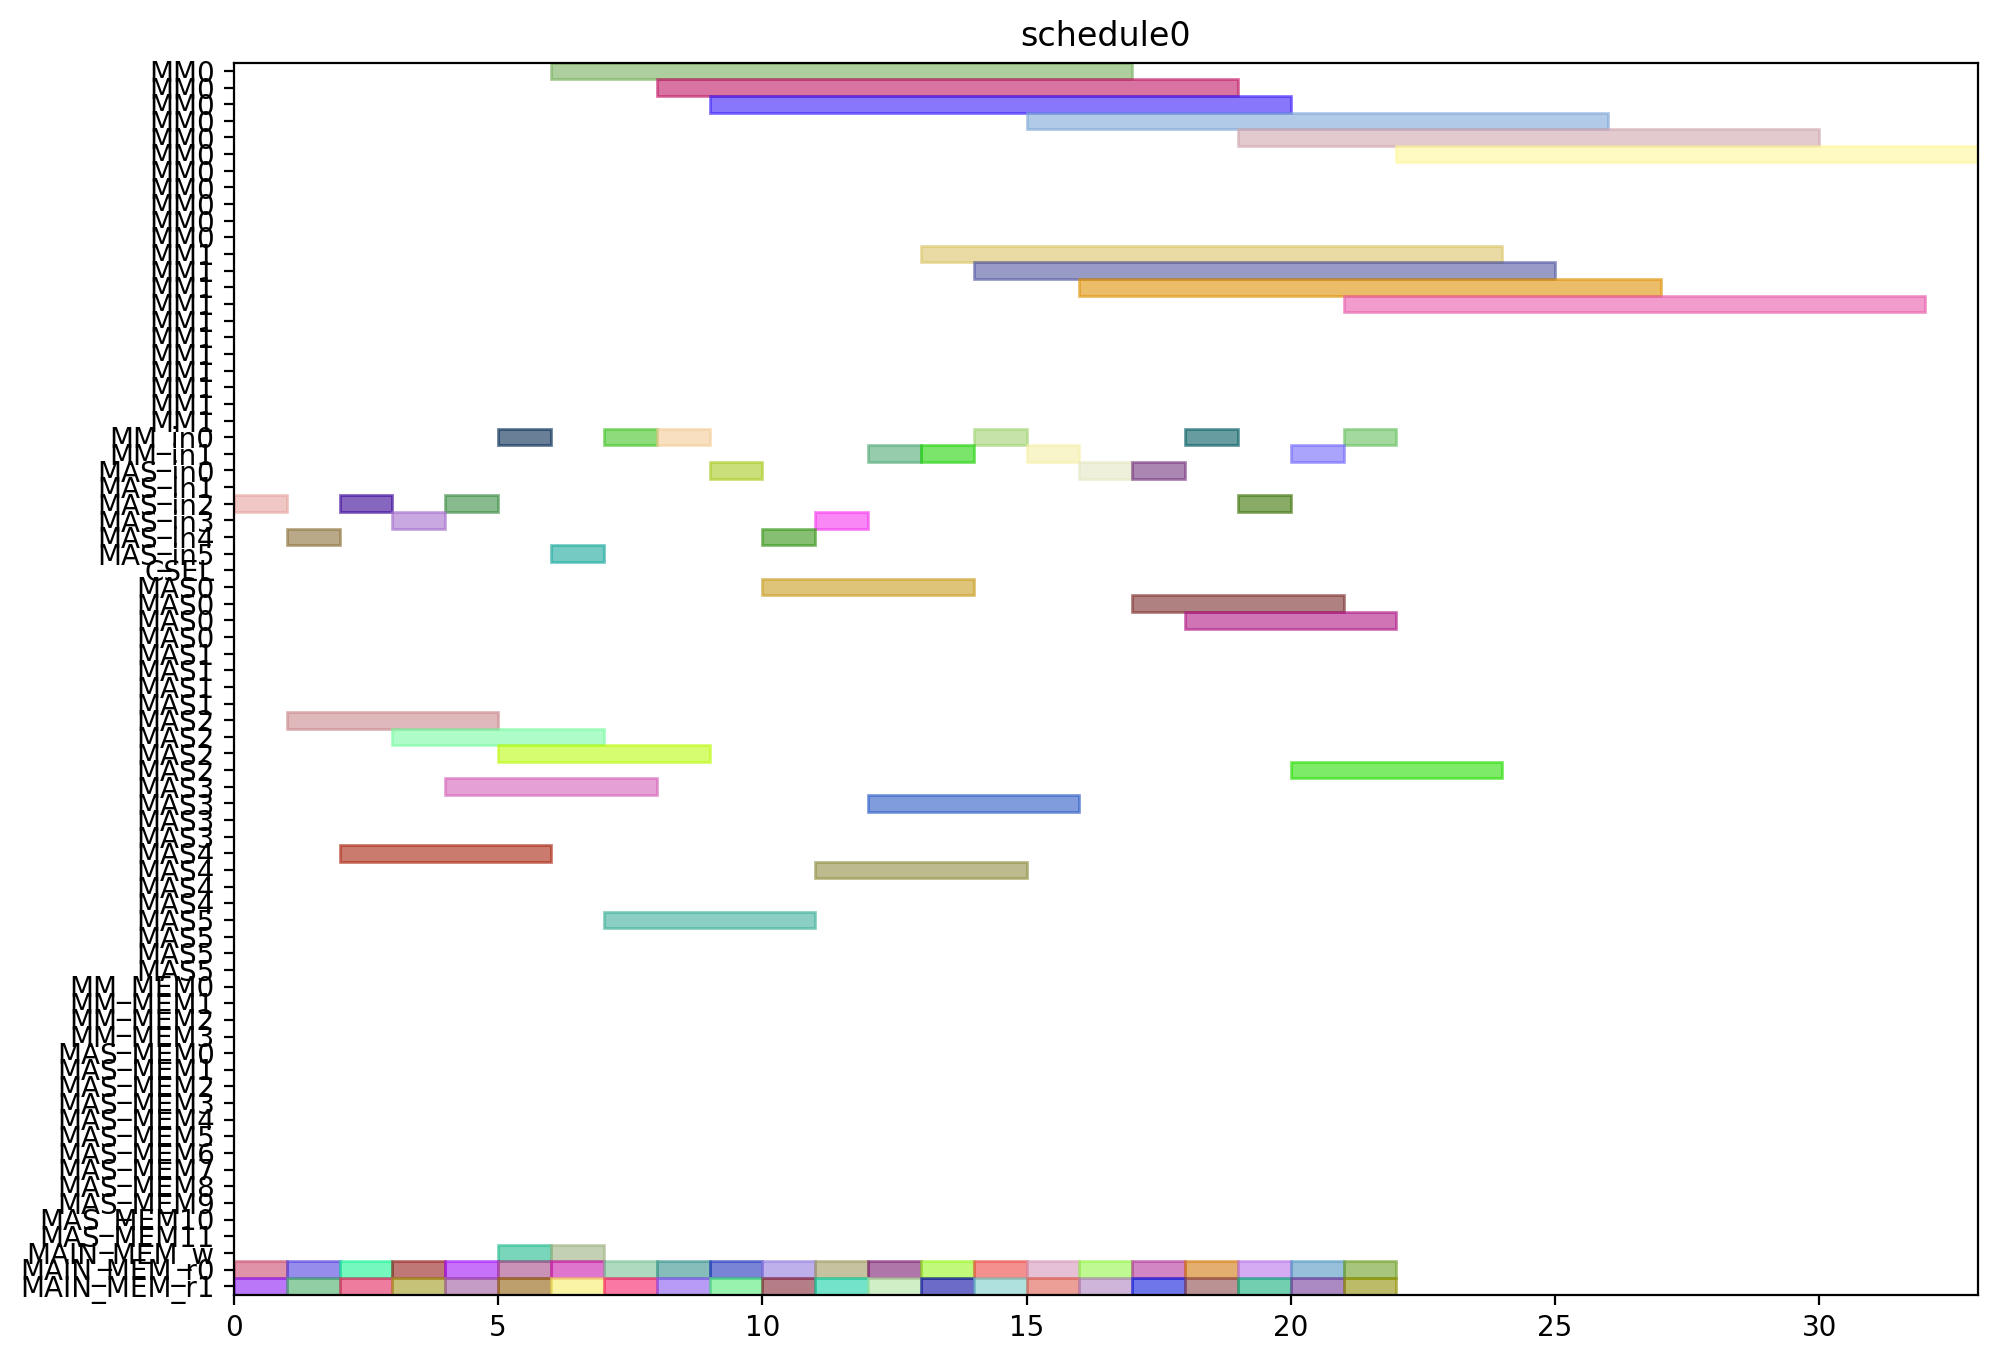

Recreate this plot in Python.
from pyschedule import Scenario, solvers, plotters, alt


def solve():
	horizon = 120
	S = Scenario("schedule0", horizon=horizon)

	# resource
	MM = S.Resources('MM', num=2, size=11)
	MM_in = S.Resources('MM_in', num=2)
	MAS_in = S.Resources('MAS_in', num=6)
	CSEL = S.Resource('CSEL')
	MAS = S.Resources('MAS', num=6, size=4, periods=range(1, horizon))
	MM_MEM = S.Resources('MM_MEM', num=4)
	MAS_MEM = S.Resources('MAS_MEM', num=12)
	MAIN_MEM_w = S.Resource('MAIN_MEM_w', size=1)
	MAIN_MEM_r = S.Resources('MAIN_MEM_r', num=2)

	# result of previous scheduling

	# new tasks
	c10_t0 = S.Task('c10_t0', length=11, delay_cost=1)
	c10_t0 += alt(MM)
	c10_t0_in = S.Task('c10_t0_in', length=1, delay_cost=1)
	c10_t0_in += alt(MM_in)
	S += c10_t0_in*MM_in[0]<=c10_t0*MM[0]
	S += c10_t0_in*MM_in[1]<=c10_t0*MM[1]
	c10_t0_mem0 = S.Task('c10_t0_mem0', length=1, delay_cost=1)
	c10_t0_mem0 += MAIN_MEM_r[0]
	S += c10_t0_mem0 <= c10_t0

	c10_t0_mem1 = S.Task('c10_t0_mem1', length=1, delay_cost=1)
	c10_t0_mem1 += MAIN_MEM_r[1]
	S += c10_t0_mem1 <= c10_t0

	c10_t1 = S.Task('c10_t1', length=11, delay_cost=1)
	c10_t1 += alt(MM)
	c10_t1_in = S.Task('c10_t1_in', length=1, delay_cost=1)
	c10_t1_in += alt(MM_in)
	S += c10_t1_in*MM_in[0]<=c10_t1*MM[0]
	S += c10_t1_in*MM_in[1]<=c10_t1*MM[1]
	c10_t1_mem0 = S.Task('c10_t1_mem0', length=1, delay_cost=1)
	c10_t1_mem0 += MAIN_MEM_r[0]
	S += c10_t1_mem0 <= c10_t1

	c10_t1_mem1 = S.Task('c10_t1_mem1', length=1, delay_cost=1)
	c10_t1_mem1 += MAIN_MEM_r[1]
	S += c10_t1_mem1 <= c10_t1

	c10_t2 = S.Task('c10_t2', length=4, delay_cost=1)
	c10_t2 += alt(MAS)
	c10_t2_in = S.Task('c10_t2_in', length=1, delay_cost=1)
	c10_t2_in += alt(MAS_in)
	S += c10_t2_in*MAS_in[0]<=c10_t2*MAS[0]

	S += c10_t2_in*MAS_in[1]<=c10_t2*MAS[1]

	S += c10_t2_in*MAS_in[2]<=c10_t2*MAS[2]

	S += c10_t2_in*MAS_in[3]<=c10_t2*MAS[3]

	S += c10_t2_in*MAS_in[4]<=c10_t2*MAS[4]

	S += c10_t2_in*MAS_in[5]<=c10_t2*MAS[5]

	c10_t2_mem0 = S.Task('c10_t2_mem0', length=1, delay_cost=1)
	c10_t2_mem0 += MAIN_MEM_r[0]
	S += c10_t2_mem0 <= c10_t2

	c10_t2_mem1 = S.Task('c10_t2_mem1', length=1, delay_cost=1)
	c10_t2_mem1 += MAIN_MEM_r[1]
	S += c10_t2_mem1 <= c10_t2

	c10_t3 = S.Task('c10_t3', length=4, delay_cost=1)
	c10_t3 += alt(MAS)
	c10_t3_in = S.Task('c10_t3_in', length=1, delay_cost=1)
	c10_t3_in += alt(MAS_in)
	S += c10_t3_in*MAS_in[0]<=c10_t3*MAS[0]

	S += c10_t3_in*MAS_in[1]<=c10_t3*MAS[1]

	S += c10_t3_in*MAS_in[2]<=c10_t3*MAS[2]

	S += c10_t3_in*MAS_in[3]<=c10_t3*MAS[3]

	S += c10_t3_in*MAS_in[4]<=c10_t3*MAS[4]

	S += c10_t3_in*MAS_in[5]<=c10_t3*MAS[5]

	c10_t3_mem0 = S.Task('c10_t3_mem0', length=1, delay_cost=1)
	c10_t3_mem0 += MAIN_MEM_r[0]
	S += c10_t3_mem0 <= c10_t3

	c10_t3_mem1 = S.Task('c10_t3_mem1', length=1, delay_cost=1)
	c10_t3_mem1 += MAIN_MEM_r[1]
	S += c10_t3_mem1 <= c10_t3

	c20_t0 = S.Task('c20_t0', length=11, delay_cost=1)
	c20_t0 += alt(MM)
	c20_t0_in = S.Task('c20_t0_in', length=1, delay_cost=1)
	c20_t0_in += alt(MM_in)
	S += c20_t0_in*MM_in[0]<=c20_t0*MM[0]
	S += c20_t0_in*MM_in[1]<=c20_t0*MM[1]
	c20_t0_mem0 = S.Task('c20_t0_mem0', length=1, delay_cost=1)
	c20_t0_mem0 += MAIN_MEM_r[0]
	S += c20_t0_mem0 <= c20_t0

	c20_t0_mem1 = S.Task('c20_t0_mem1', length=1, delay_cost=1)
	c20_t0_mem1 += MAIN_MEM_r[1]
	S += c20_t0_mem1 <= c20_t0

	c20_t1 = S.Task('c20_t1', length=11, delay_cost=1)
	c20_t1 += alt(MM)
	c20_t1_in = S.Task('c20_t1_in', length=1, delay_cost=1)
	c20_t1_in += alt(MM_in)
	S += c20_t1_in*MM_in[0]<=c20_t1*MM[0]
	S += c20_t1_in*MM_in[1]<=c20_t1*MM[1]
	c20_t1_mem0 = S.Task('c20_t1_mem0', length=1, delay_cost=1)
	c20_t1_mem0 += MAIN_MEM_r[0]
	S += c20_t1_mem0 <= c20_t1

	c20_t1_mem1 = S.Task('c20_t1_mem1', length=1, delay_cost=1)
	c20_t1_mem1 += MAIN_MEM_r[1]
	S += c20_t1_mem1 <= c20_t1

	c20_t2 = S.Task('c20_t2', length=4, delay_cost=1)
	c20_t2 += alt(MAS)
	c20_t2_in = S.Task('c20_t2_in', length=1, delay_cost=1)
	c20_t2_in += alt(MAS_in)
	S += c20_t2_in*MAS_in[0]<=c20_t2*MAS[0]

	S += c20_t2_in*MAS_in[1]<=c20_t2*MAS[1]

	S += c20_t2_in*MAS_in[2]<=c20_t2*MAS[2]

	S += c20_t2_in*MAS_in[3]<=c20_t2*MAS[3]

	S += c20_t2_in*MAS_in[4]<=c20_t2*MAS[4]

	S += c20_t2_in*MAS_in[5]<=c20_t2*MAS[5]

	c20_t2_mem0 = S.Task('c20_t2_mem0', length=1, delay_cost=1)
	c20_t2_mem0 += MAIN_MEM_r[0]
	S += c20_t2_mem0 <= c20_t2

	c20_t2_mem1 = S.Task('c20_t2_mem1', length=1, delay_cost=1)
	c20_t2_mem1 += MAIN_MEM_r[1]
	S += c20_t2_mem1 <= c20_t2

	c20_t3 = S.Task('c20_t3', length=4, delay_cost=1)
	c20_t3 += alt(MAS)
	c20_t3_in = S.Task('c20_t3_in', length=1, delay_cost=1)
	c20_t3_in += alt(MAS_in)
	S += c20_t3_in*MAS_in[0]<=c20_t3*MAS[0]

	S += c20_t3_in*MAS_in[1]<=c20_t3*MAS[1]

	S += c20_t3_in*MAS_in[2]<=c20_t3*MAS[2]

	S += c20_t3_in*MAS_in[3]<=c20_t3*MAS[3]

	S += c20_t3_in*MAS_in[4]<=c20_t3*MAS[4]

	S += c20_t3_in*MAS_in[5]<=c20_t3*MAS[5]

	c20_t3_mem0 = S.Task('c20_t3_mem0', length=1, delay_cost=1)
	c20_t3_mem0 += MAIN_MEM_r[0]
	S += c20_t3_mem0 <= c20_t3

	c20_t3_mem1 = S.Task('c20_t3_mem1', length=1, delay_cost=1)
	c20_t3_mem1 += MAIN_MEM_r[1]
	S += c20_t3_mem1 <= c20_t3

	c01_t0 = S.Task('c01_t0', length=11, delay_cost=1)
	c01_t0 += alt(MM)
	c01_t0_in = S.Task('c01_t0_in', length=1, delay_cost=1)
	c01_t0_in += alt(MM_in)
	S += c01_t0_in*MM_in[0]<=c01_t0*MM[0]
	S += c01_t0_in*MM_in[1]<=c01_t0*MM[1]
	c01_t0_mem0 = S.Task('c01_t0_mem0', length=1, delay_cost=1)
	c01_t0_mem0 += MAIN_MEM_r[0]
	S += c01_t0_mem0 <= c01_t0

	c01_t0_mem1 = S.Task('c01_t0_mem1', length=1, delay_cost=1)
	c01_t0_mem1 += MAIN_MEM_r[1]
	S += c01_t0_mem1 <= c01_t0

	c01_t1 = S.Task('c01_t1', length=11, delay_cost=1)
	c01_t1 += alt(MM)
	c01_t1_in = S.Task('c01_t1_in', length=1, delay_cost=1)
	c01_t1_in += alt(MM_in)
	S += c01_t1_in*MM_in[0]<=c01_t1*MM[0]
	S += c01_t1_in*MM_in[1]<=c01_t1*MM[1]
	c01_t1_mem0 = S.Task('c01_t1_mem0', length=1, delay_cost=1)
	c01_t1_mem0 += MAIN_MEM_r[0]
	S += c01_t1_mem0 <= c01_t1

	c01_t1_mem1 = S.Task('c01_t1_mem1', length=1, delay_cost=1)
	c01_t1_mem1 += MAIN_MEM_r[1]
	S += c01_t1_mem1 <= c01_t1

	c01_t2 = S.Task('c01_t2', length=4, delay_cost=1)
	c01_t2 += alt(MAS)
	c01_t2_in = S.Task('c01_t2_in', length=1, delay_cost=1)
	c01_t2_in += alt(MAS_in)
	S += c01_t2_in*MAS_in[0]<=c01_t2*MAS[0]

	S += c01_t2_in*MAS_in[1]<=c01_t2*MAS[1]

	S += c01_t2_in*MAS_in[2]<=c01_t2*MAS[2]

	S += c01_t2_in*MAS_in[3]<=c01_t2*MAS[3]

	S += c01_t2_in*MAS_in[4]<=c01_t2*MAS[4]

	S += c01_t2_in*MAS_in[5]<=c01_t2*MAS[5]

	c01_t2_mem0 = S.Task('c01_t2_mem0', length=1, delay_cost=1)
	c01_t2_mem0 += MAIN_MEM_r[0]
	S += c01_t2_mem0 <= c01_t2

	c01_t2_mem1 = S.Task('c01_t2_mem1', length=1, delay_cost=1)
	c01_t2_mem1 += MAIN_MEM_r[1]
	S += c01_t2_mem1 <= c01_t2

	c01_t3 = S.Task('c01_t3', length=4, delay_cost=1)
	c01_t3 += alt(MAS)
	c01_t3_in = S.Task('c01_t3_in', length=1, delay_cost=1)
	c01_t3_in += alt(MAS_in)
	S += c01_t3_in*MAS_in[0]<=c01_t3*MAS[0]

	S += c01_t3_in*MAS_in[1]<=c01_t3*MAS[1]

	S += c01_t3_in*MAS_in[2]<=c01_t3*MAS[2]

	S += c01_t3_in*MAS_in[3]<=c01_t3*MAS[3]

	S += c01_t3_in*MAS_in[4]<=c01_t3*MAS[4]

	S += c01_t3_in*MAS_in[5]<=c01_t3*MAS[5]

	c01_t3_mem0 = S.Task('c01_t3_mem0', length=1, delay_cost=1)
	c01_t3_mem0 += MAIN_MEM_r[0]
	S += c01_t3_mem0 <= c01_t3

	c01_t3_mem1 = S.Task('c01_t3_mem1', length=1, delay_cost=1)
	c01_t3_mem1 += MAIN_MEM_r[1]
	S += c01_t3_mem1 <= c01_t3

	c11_t0 = S.Task('c11_t0', length=11, delay_cost=1)
	c11_t0 += alt(MM)
	c11_t0_in = S.Task('c11_t0_in', length=1, delay_cost=1)
	c11_t0_in += alt(MM_in)
	S += c11_t0_in*MM_in[0]<=c11_t0*MM[0]
	S += c11_t0_in*MM_in[1]<=c11_t0*MM[1]
	c11_t0_mem0 = S.Task('c11_t0_mem0', length=1, delay_cost=1)
	c11_t0_mem0 += MAIN_MEM_r[0]
	S += c11_t0_mem0 <= c11_t0

	c11_t0_mem1 = S.Task('c11_t0_mem1', length=1, delay_cost=1)
	c11_t0_mem1 += MAIN_MEM_r[1]
	S += c11_t0_mem1 <= c11_t0

	c11_t1 = S.Task('c11_t1', length=11, delay_cost=1)
	c11_t1 += alt(MM)
	c11_t1_in = S.Task('c11_t1_in', length=1, delay_cost=1)
	c11_t1_in += alt(MM_in)
	S += c11_t1_in*MM_in[0]<=c11_t1*MM[0]
	S += c11_t1_in*MM_in[1]<=c11_t1*MM[1]
	c11_t1_mem0 = S.Task('c11_t1_mem0', length=1, delay_cost=1)
	c11_t1_mem0 += MAIN_MEM_r[0]
	S += c11_t1_mem0 <= c11_t1

	c11_t1_mem1 = S.Task('c11_t1_mem1', length=1, delay_cost=1)
	c11_t1_mem1 += MAIN_MEM_r[1]
	S += c11_t1_mem1 <= c11_t1

	c11_t2 = S.Task('c11_t2', length=4, delay_cost=1)
	c11_t2 += alt(MAS)
	c11_t2_in = S.Task('c11_t2_in', length=1, delay_cost=1)
	c11_t2_in += alt(MAS_in)
	S += c11_t2_in*MAS_in[0]<=c11_t2*MAS[0]

	S += c11_t2_in*MAS_in[1]<=c11_t2*MAS[1]

	S += c11_t2_in*MAS_in[2]<=c11_t2*MAS[2]

	S += c11_t2_in*MAS_in[3]<=c11_t2*MAS[3]

	S += c11_t2_in*MAS_in[4]<=c11_t2*MAS[4]

	S += c11_t2_in*MAS_in[5]<=c11_t2*MAS[5]

	c11_t2_mem0 = S.Task('c11_t2_mem0', length=1, delay_cost=1)
	c11_t2_mem0 += MAIN_MEM_r[0]
	S += c11_t2_mem0 <= c11_t2

	c11_t2_mem1 = S.Task('c11_t2_mem1', length=1, delay_cost=1)
	c11_t2_mem1 += MAIN_MEM_r[1]
	S += c11_t2_mem1 <= c11_t2

	c11_t3 = S.Task('c11_t3', length=4, delay_cost=1)
	c11_t3 += alt(MAS)
	c11_t3_in = S.Task('c11_t3_in', length=1, delay_cost=1)
	c11_t3_in += alt(MAS_in)
	S += c11_t3_in*MAS_in[0]<=c11_t3*MAS[0]

	S += c11_t3_in*MAS_in[1]<=c11_t3*MAS[1]

	S += c11_t3_in*MAS_in[2]<=c11_t3*MAS[2]

	S += c11_t3_in*MAS_in[3]<=c11_t3*MAS[3]

	S += c11_t3_in*MAS_in[4]<=c11_t3*MAS[4]

	S += c11_t3_in*MAS_in[5]<=c11_t3*MAS[5]

	c11_t3_mem0 = S.Task('c11_t3_mem0', length=1, delay_cost=1)
	c11_t3_mem0 += MAIN_MEM_r[0]
	S += c11_t3_mem0 <= c11_t3

	c11_t3_mem1 = S.Task('c11_t3_mem1', length=1, delay_cost=1)
	c11_t3_mem1 += MAIN_MEM_r[1]
	S += c11_t3_mem1 <= c11_t3

	c21_t0 = S.Task('c21_t0', length=11, delay_cost=1)
	c21_t0 += alt(MM)
	c21_t0_in = S.Task('c21_t0_in', length=1, delay_cost=1)
	c21_t0_in += alt(MM_in)
	S += c21_t0_in*MM_in[0]<=c21_t0*MM[0]
	S += c21_t0_in*MM_in[1]<=c21_t0*MM[1]
	c21_t0_mem0 = S.Task('c21_t0_mem0', length=1, delay_cost=1)
	c21_t0_mem0 += MAIN_MEM_r[0]
	S += c21_t0_mem0 <= c21_t0

	c21_t0_mem1 = S.Task('c21_t0_mem1', length=1, delay_cost=1)
	c21_t0_mem1 += MAIN_MEM_r[1]
	S += c21_t0_mem1 <= c21_t0

	c21_t1 = S.Task('c21_t1', length=11, delay_cost=1)
	c21_t1 += alt(MM)
	c21_t1_in = S.Task('c21_t1_in', length=1, delay_cost=1)
	c21_t1_in += alt(MM_in)
	S += c21_t1_in*MM_in[0]<=c21_t1*MM[0]
	S += c21_t1_in*MM_in[1]<=c21_t1*MM[1]
	c21_t1_mem0 = S.Task('c21_t1_mem0', length=1, delay_cost=1)
	c21_t1_mem0 += MAIN_MEM_r[0]
	S += c21_t1_mem0 <= c21_t1

	c21_t1_mem1 = S.Task('c21_t1_mem1', length=1, delay_cost=1)
	c21_t1_mem1 += MAIN_MEM_r[1]
	S += c21_t1_mem1 <= c21_t1

	c21_t2 = S.Task('c21_t2', length=4, delay_cost=1)
	c21_t2 += alt(MAS)
	c21_t2_in = S.Task('c21_t2_in', length=1, delay_cost=1)
	c21_t2_in += alt(MAS_in)
	S += c21_t2_in*MAS_in[0]<=c21_t2*MAS[0]

	S += c21_t2_in*MAS_in[1]<=c21_t2*MAS[1]

	S += c21_t2_in*MAS_in[2]<=c21_t2*MAS[2]

	S += c21_t2_in*MAS_in[3]<=c21_t2*MAS[3]

	S += c21_t2_in*MAS_in[4]<=c21_t2*MAS[4]

	S += c21_t2_in*MAS_in[5]<=c21_t2*MAS[5]

	c21_t2_mem0 = S.Task('c21_t2_mem0', length=1, delay_cost=1)
	c21_t2_mem0 += MAIN_MEM_r[0]
	S += c21_t2_mem0 <= c21_t2

	c21_t2_mem1 = S.Task('c21_t2_mem1', length=1, delay_cost=1)
	c21_t2_mem1 += MAIN_MEM_r[1]
	S += c21_t2_mem1 <= c21_t2

	c21_t3 = S.Task('c21_t3', length=4, delay_cost=1)
	c21_t3 += alt(MAS)
	c21_t3_in = S.Task('c21_t3_in', length=1, delay_cost=1)
	c21_t3_in += alt(MAS_in)
	S += c21_t3_in*MAS_in[0]<=c21_t3*MAS[0]

	S += c21_t3_in*MAS_in[1]<=c21_t3*MAS[1]

	S += c21_t3_in*MAS_in[2]<=c21_t3*MAS[2]

	S += c21_t3_in*MAS_in[3]<=c21_t3*MAS[3]

	S += c21_t3_in*MAS_in[4]<=c21_t3*MAS[4]

	S += c21_t3_in*MAS_in[5]<=c21_t3*MAS[5]

	c21_t3_mem0 = S.Task('c21_t3_mem0', length=1, delay_cost=1)
	c21_t3_mem0 += MAIN_MEM_r[0]
	S += c21_t3_mem0 <= c21_t3

	c21_t3_mem1 = S.Task('c21_t3_mem1', length=1, delay_cost=1)
	c21_t3_mem1 += MAIN_MEM_r[1]
	S += c21_t3_mem1 <= c21_t3

	c000 = S.Task('c000', length=4, delay_cost=1)
	c000 += alt(MAS)
	c000_in = S.Task('c000_in', length=1, delay_cost=1)
	c000_in += alt(MAS_in)
	S += c000_in*MAS_in[0]<=c000*MAS[0]

	S += c000_in*MAS_in[1]<=c000*MAS[1]

	S += c000_in*MAS_in[2]<=c000*MAS[2]

	S += c000_in*MAS_in[3]<=c000*MAS[3]

	S += c000_in*MAS_in[4]<=c000*MAS[4]

	S += c000_in*MAS_in[5]<=c000*MAS[5]

	S += 0<c000

	c000_w = S.Task('c000_w', length=1, delay_cost=1)
	c000_w += alt(MAIN_MEM_w)
	S += c000 <= c000_w

	c000_mem0 = S.Task('c000_mem0', length=1, delay_cost=1)
	c000_mem0 += MAIN_MEM_r[0]
	S += c000_mem0 <= c000

	c000_mem1 = S.Task('c000_mem1', length=1, delay_cost=1)
	c000_mem1 += MAIN_MEM_r[1]
	S += c000_mem1 <= c000

	c001 = S.Task('c001', length=4, delay_cost=1)
	c001 += alt(MAS)
	c001_in = S.Task('c001_in', length=1, delay_cost=1)
	c001_in += alt(MAS_in)
	S += c001_in*MAS_in[0]<=c001*MAS[0]

	S += c001_in*MAS_in[1]<=c001*MAS[1]

	S += c001_in*MAS_in[2]<=c001*MAS[2]

	S += c001_in*MAS_in[3]<=c001*MAS[3]

	S += c001_in*MAS_in[4]<=c001*MAS[4]

	S += c001_in*MAS_in[5]<=c001*MAS[5]

	S += 0<c001

	c001_w = S.Task('c001_w', length=1, delay_cost=1)
	c001_w += alt(MAIN_MEM_w)
	S += c001 <= c001_w

	c001_mem0 = S.Task('c001_mem0', length=1, delay_cost=1)
	c001_mem0 += MAIN_MEM_r[0]
	S += c001_mem0 <= c001

	c001_mem1 = S.Task('c001_mem1', length=1, delay_cost=1)
	c001_mem1 += MAIN_MEM_r[1]
	S += c001_mem1 <= c001

	solvers.mip.solve(S,msg=1,kind='CPLEX',ratio_gap=1.01)

	solution = [['hoge']*len(S.solution()[1]) for i in range(len(S.solution()))]
	for i in range(len(S.solution())):
		for j in range(len(S.solution()[i])):
			solution[i][j]=str(S.solution()[i][j])
	print(solution)

	cycles = int(solution[-1][3])

	pic_file_name = "/mnt/rose/usr1/fukuda/ABE/multiRAM_multiMAS_16mux/scheduling_result/stage11MM2_stage4MAS6/FROB/schedule0.png"
	if(S.solution() != []):
		plotters.matplotlib.plot(S,img_filename=pic_file_name, show_task_labels=False, fig_size=(cycles*0.25+3, 8))

	return solution
